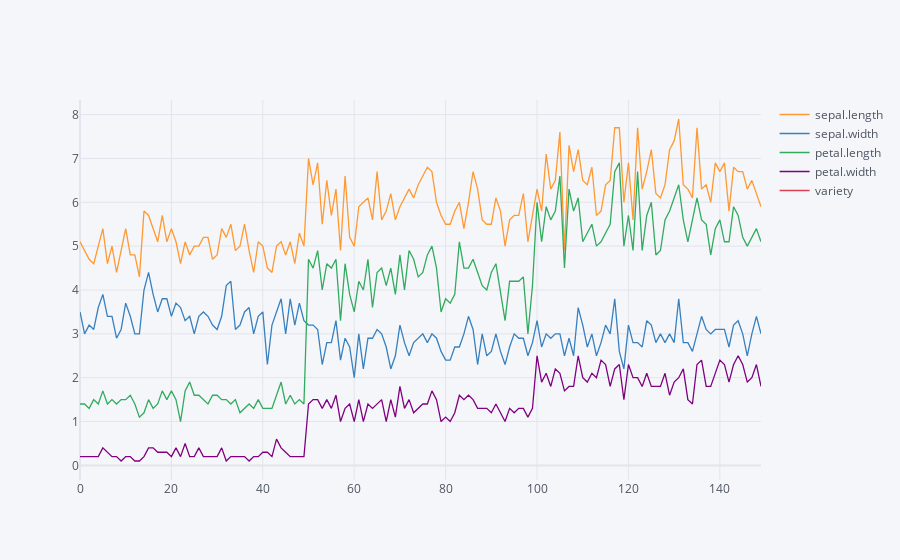

Write notebook code for a chart like this one.
### Code cell
df.iplot()

### Figure 1 — Plotly figure (JSON) as saved in the notebook; plotly's stock layout.template omitted (floating-point values rounded to 4 significant figures; data arrays with more than 128 entries replaced by an {"elided": "..."} marker saying what was removed)
{"data": [{"line": {"color": "rgba(255, 153, 51, 1.0)", "dash": "solid", "shape": "linear", "width": 1.3}, "mode": "lines", "name": "sepal.length", "text": "", "type": "scatter", "x": {"elided": "150 int values"}, "y": {"elided": "150 float values"}}, {"line": {"color": "rgba(55, 128, 191, 1.0)", "dash": "solid", "shape": "linear", "width": 1.3}, "mode": "lines", "name": "sepal.width", "text": "", "type": "scatter", "x": {"elided": "150 int values"}, "y": {"elided": "150 float values"}}, {"line": {"color": "rgba(50, 171, 96, 1.0)", "dash": "solid", "shape": "linear", "width": 1.3}, "mode": "lines", "name": "petal.length", "text": "", "type": "scatter", "x": {"elided": "150 int values"}, "y": {"elided": "150 float values"}}, {"line": {"color": "rgba(128, 0, 128, 1.0)", "dash": "solid", "shape": "linear", "width": 1.3}, "mode": "lines", "name": "petal.width", "text": "", "type": "scatter", "x": {"elided": "150 int values"}, "y": {"elided": "150 float values"}}, {"line": {"color": "rgba(219, 64, 82, 1.0)", "dash": "solid", "shape": "linear", "width": 1.3}, "mode": "lines", "name": "variety", "text": "", "type": "scatter", "x": {"elided": "150 int values"}, "y": {"elided": "150 str values"}}], "layout": {"autosize": true, "dragmode": "pan", "legend": {"bgcolor": "#F5F6F9", "font": {"color": "#4D5663"}}, "paper_bgcolor": "#F5F6F9", "plot_bgcolor": "#F5F6F9", "title": {"font": {"color": "#4D5663"}}, "xaxis": {"autorange": true, "gridcolor": "#E1E5ED", "range": [0, 149], "showgrid": true, "showspikes": false, "tickfont": {"color": "#4D5663"}, "title": {"font": {"color": "#4D5663"}, "text": ""}, "type": "linear", "zerolinecolor": "#E1E5ED"}, "yaxis": {"autorange": true, "gridcolor": "#E1E5ED", "range": [-0.3333, 8.333], "showgrid": true, "showspikes": false, "tickfont": {"color": "#4D5663"}, "title": {"font": {"color": "#4D5663"}, "text": ""}, "type": "linear", "zerolinecolor": "#E1E5ED"}}}
